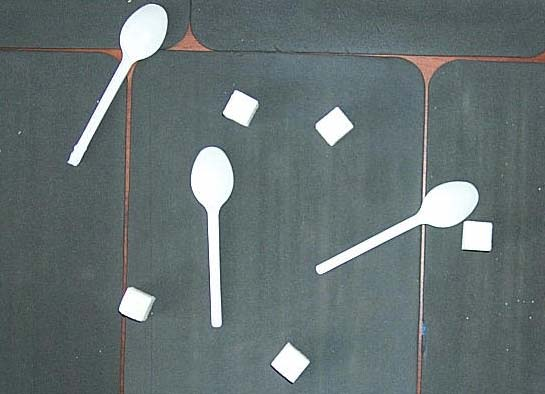
#> input picture Images/P0001460.jpg, 545 x 394 px
$ python Lab2.py
#> lines starting #> are read from the running program, lines starting #| are printed output that depends on the picture; after the words box and inside, x2 and y2 are one past the last pixel; in counts of white or black regions, pixels touching at a corner belong together
### Lab2/ImageDissection.py
from PIL import Image,ImageDraw

def Dissection(minValue, maxValue,path):
    image = Image.open(path)
    draw = ImageDraw.Draw(image)

    height = image.size[0]
    width = image.size[1]

    img =[[int(0)]*width for i in range(height)]


    pix = image.load()

    for i in range(height):
        for j in range(width):
            value = int(0.3 * pix[i,j][0] + 0.59 * pix[i,j][1] + 0.11 * pix[i,j][2])
            if minValue <= value and value <= maxValue:
                draw.point((i,j),(255,255,255))
                img[i][j] = 1
            else:
                draw.point((i,j),(0,0,0))

    for i in range(1,height-1,1):
        for j in range(1,width-1,1):
            if img[i][j] == 0 and img[i-1][j] == 1 and img[i+1][j] == 1 and img[i][j-1] == 1 and img[i][j+1] == 1:
                img[i][j] = 1
                draw.point((i,j),(0,0,0))

    return image,img

### Lab2/ObjectSelection.py
import math
from PIL import Image,ImageDraw

imageHeight = 0
imageWidth = 0
flagL = False

def Labeling(path,img):
    global imageHeight
    global imageWidth
    global flagL

    image = Image.open(path)

    imageHeight = image.size[0]
    imageWidth = image.size[1]

    L=0
    areas = []
    flagL = True

    labels =[[int(0)]*imageWidth for i in range(imageHeight)]

    for i in range(0,imageHeight,1):
        for j in range(0,imageWidth,1):
            if flagL == True:
                L+=1
                areas.append([int(i), int(j), int(i), int(j)])
                flagL = False
            else:
                areas[L-1][0] = areas[L-1][2] = i
                areas[L-1][1] = areas[L-1][3] = j

            Fill(img, labels, L, i, j, areas)

    if flagL ==False:
        areas.pop(L-1)

    return labels, areas

def Fill(img,labels,L,i,j,areas):
    global flagL
    if labels[i][j] == 0 and img[i][j] == 1:
        labels[i][j] = L
        flagL = True

        if i < areas[L-1][0]:
            areas[L-1][0] = i
        elif i > areas[L-1][2]:
            areas[L-1][2] = i

        if j < areas[L-1][1]:
            areas[L-1][1] = j
        elif j > areas[L-1][3]:
            areas[L-1][3] = j

        if j > 0:
            Fill(img, labels, L, i, j-1, areas)

        if j < imageWidth - 1:
            Fill(img, labels, L, i, j+1, areas)

        if i > 0:
            Fill(img, labels, L , i-1, j, areas)

        if i < imageHeight - 1:
            Fill(img, labels, L, i+1, j, areas)

### Lab2/ObjectProperties.py
import math
from PIL import Image,ImageDraw
number = 50
maxImageHeight = 300
rotateFactor = 30

def GetObjectProperties(labels,areas,imagePath):
    global number
    global rotateFactor
    orientation = 0

    elements = []

    size = len(areas)

    for indexAreas in range(0,size,1):
        area = GetObjectArea(labels,areas,indexAreas)
        if area < number:
            continue
        perimeter = GetObjectPerimeter(labels,areas,indexAreas)
        compactness = GetObjectCompactness(perimeter, area)
        xCenter, yCenter = GetObjectCenterOfMass(labels,areas[indexAreas],indexAreas)

        CreateImage(labels,areas[indexAreas],indexAreas,"Source Images\\")

        heightCur = areas[indexAreas][2] - areas[indexAreas][0]

        widthCur = areas[indexAreas][3] - areas[indexAreas][1]

        if (widthCur <= heightCur):
            newLabels, newAreas = RotateImage(labels,areas[indexAreas],indexAreas,-1*rotateFactor,xCenter,yCenter)
            widthPred = newAreas[3] - newAreas[1]

            newLabels, newAreas = RotateImage(newLabels,newAreas,indexAreas,2*rotateFactor,xCenter,yCenter)
            widthNext = newAreas[3] - newAreas[1]

            while not(widthPred >= widthCur and widthNext >= widthCur):
                widthPred = widthCur
                widthCur = widthNext
                newLabels, newAreas = RotateImage(newLabels,newAreas,indexAreas,rotateFactor,xCenter,yCenter)
                widthNext = newAreas[3] - newAreas[1]
        else:
            newLabels, newAreas = RotateImage(labels,areas[indexAreas],indexAreas,-1*rotateFactor,xCenter,yCenter)
            heightPred = newAreas[2] - newAreas[0]

            newLabels, newAreas = RotateImage(newLabels,newAreas,indexAreas,2*rotateFactor,xCenter,yCenter)
            heightNext = newAreas[2] - newAreas[0]

            while not(heightPred >= heightCur and heightNext >= heightCur):
                heightPred = heightCur
                heightCur = heightNext
                newLabels, newAreas = RotateImage(newLabels,newAreas,indexAreas,rotateFactor,xCenter,yCenter)
                heightNext = newAreas[2] - newAreas[0]

        newLabels, newAreas = RotateImage(newLabels,newAreas,indexAreas,-1*rotateFactor,xCenter,yCenter)

        CreateImage(newLabels,newAreas,indexAreas,"Rotated Images\\")

        xCenter, yCenter = GetObjectCenterOfMass(newLabels,newAreas,indexAreas)
        xCenter, yCenter,orientation = GetNeedCenterOfMass(xCenter,yCenter,newAreas)
        staticMoment11 = GetObjectStaticMoment(newLabels,newAreas,indexAreas,xCenter,yCenter,1,1, orientation)
        staticMoment20 = GetObjectStaticMoment(newLabels,newAreas,indexAreas,xCenter,yCenter,2,0, orientation)
        staticMoment02 = GetObjectStaticMoment(newLabels,newAreas,indexAreas,xCenter,yCenter,0,2, orientation)
        elongation = GetObjectElongation(staticMoment02, staticMoment20, staticMoment11)

        scalingFactor = GetScalingFactor(newAreas)

        scalingXCenter = scalingFactor * xCenter
        scalingYCenter = scalingFactor * yCenter

        WriteData(str(indexAreas)+".txt",areas[indexAreas],newAreas,area,perimeter,compactness,xCenter,yCenter,staticMoment02,staticMoment11,staticMoment20,elongation,scalingXCenter,scalingYCenter)

        elements.append([indexAreas,scalingXCenter,scalingYCenter,compactness*2,elongation])

    return elements


def GetObjectArea(labels,areas,indexAreas):
    area = 0

    for i in range(areas[indexAreas][0], areas[indexAreas][2] + 1, 1):
        for j in range(areas[indexAreas][1], areas[indexAreas][3] + 1, 1):
            if (labels[i][j] == indexAreas + 1):
                area += 1

    return area


# [19 lines left out: functions GetLabel, GetObjectPerimeter, not called in this run]


def GetObjectCompactness(perimeter,area):
    return perimeter**2 /area


# [198 lines left out: functions GetObjectCenterOfMass, GetObjectStaticMoment, GetObjectElongation, GetObjectOrientation, WriteData, RotateImage and 3 more, not called in this run]

### Lab2/Lab2.py
import ImageDissection
import ObjectProperties
import ObjectSelection
import ClusterAnalysis
import sys


def WriteClusterIndexes(clusters):
    try:
        file = open("Data\\Clusters.txt",'w')
        try:
            for i in range(0, len(clusters), 1):
                file.write(str(i+1) + "-й кластер: ")
                for j in range(0, len(clusters[i]), 1):
                    file.write(str(clusters[i][j]) + "; ")
                file.write("\n")
        except Exception as ex:
            print(ex)
        finally:
            file.close()
    except Exception as ex:
        print(ex)

def main():
    sys.setrecursionlimit(5000)
    while 1:
        try:
            path = input("Enter the path to the image: ")
            if path[0] == "\"":
                path = path[1:]
            if path [-1] == "\"":
                path = path[:-1]
            break
        except Exception as exp:
            print("Error: "+ str(exp))
#> this loop made 1 pass; the answer given on pass 1: ../Images/P0001460.jpg
    while 1:
        try:
            min = int(input("Enter the min value for dissection: "))

            if 0 > min or min > 255:
                raise Exception("Min value cannot be less than zero or greater than 255")
            break
        except Exception as exp:
            print("Error: " + str(exp))

    while 1:
        try:
            max = int(input("Enter the max value for dissection: "))

            if min > max or max > 255:
                raise Exception("Max value cannot be less than min value or greater than 255")
            break
        except Exception as exp:
            print("Error: " + str(exp))

    image, img = ImageDissection.Dissection(min,max,path)
#> in Dissection, image is the input picture: PIL image 545x394 RGB; mean R, G, B 101.6, 113.5, 114.5
#> after the loop in Dissection, `for i in range(height):`: img = 545 items
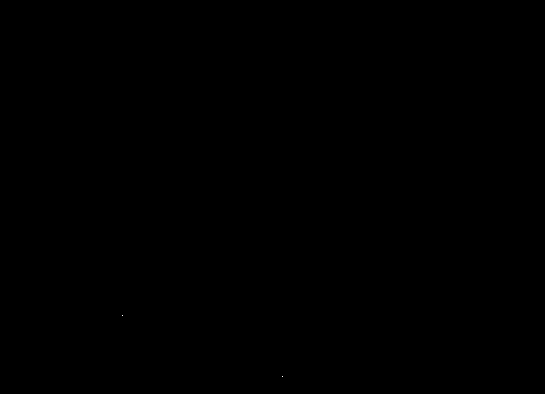
#> image: PIL image 545x394 RGB; 0% white in thin lines or dots, all inside (x1, y1, x2, y2) = (122, 315, 283, 377)
#> img = 545 items

    image.save("E:\\WorkSpace\\Python\\DPS\\Lab2\\Lab2\\Images\\DissectedImage.png",)

    labels, areas = ObjectSelection.Labeling(path,img)
#> after the loop in Labeling, `for i in range(0,imageHeight,1):`: L = 3; areas = [[122, 315, 122, 315], [282, 376, 282, 376], [544, 393, 544, 393]]; flagL = False
#> labels = 545 items; areas = [[122, 315, 122, 315], [282, 376, 282, 376]]

    elements = ObjectProperties.GetObjectProperties(labels,areas,path)
#> in GetObjectProperties, `size = len(areas)`: size = 2
#> the loop in GetObjectProperties, `for indexAreas in range(0,size,1):` made 2 passes
#> area on passes 1 to 2: 1, 1
#> after the loop in GetObjectProperties, `for indexAreas in range(0,size,1):`: elements = []
#> elements = []
    size = len(elements)
#> size = 0

    while 1:
        try:
            print("Enter the number of clusters")
            numberOfClusters = int(input())

            if numberOfClusters < 2 or numberOfClusters > size:
                raise Exception("Number of clusters cannot be less than two or greater than number of objects in the photo")
            break
        except Exception as exp:
            print("Error: " + str(exp))
#> this loop made 4 passes; the answer given on pass 1: 3

    clusters = ClusterAnalysis.GetClusters(elements,numberOfClusters)

    WriteClusterIndexes(clusters)


#> (the run stopped early here; a loop or call above may not have finished)
